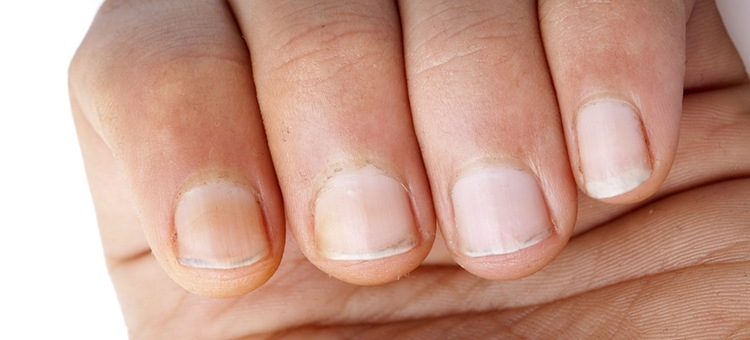
#> input picture 6/data/images/09aefeec-e05f-11e8-87a6-0242ac1c0002.jpg, 750 x 340 px
$ jupyter execute sixth.ipynb   (text cells are left out)
#> lines starting #> are read from the running program, lines starting #| are printed output that depends on the picture; after the words box and inside, x2 and y2 are one past the last pixel; in counts of white or black regions, pixels touching at a corner belong together; pictures that were not available may be replaced by others from this repository, and a replacement may not be noted
#> further down, im is the input picture: shape (340, 750, 3); mean B, G, R 140.8, 157, 200.3
[cell 1]
import numpy as np
import cv2
import os

[cell 2]
fold_images = "data/images"
fold_masks  = "data/labels"

[cell 3]
def apply_mask(source, mask):
    green = np.zeros_like(mask)
    green[:,:] = [0,255,0]
    new_m = cv2.bitwise_and(green, cv2.bitwise_not(mask)) # make green background. opencv do not support alpha channel :(
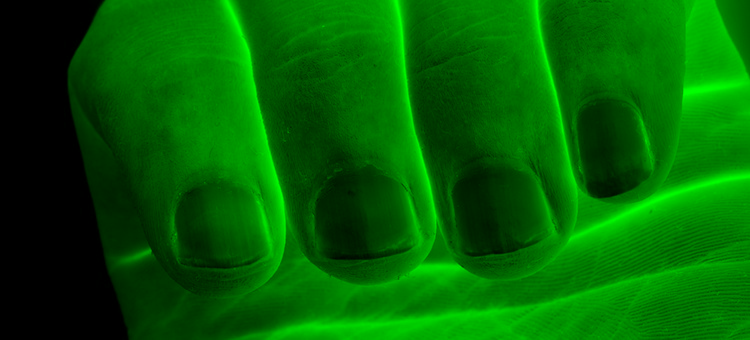
#> new_m: shape (340, 750, 3); mean B, G, R 0, 98, 0
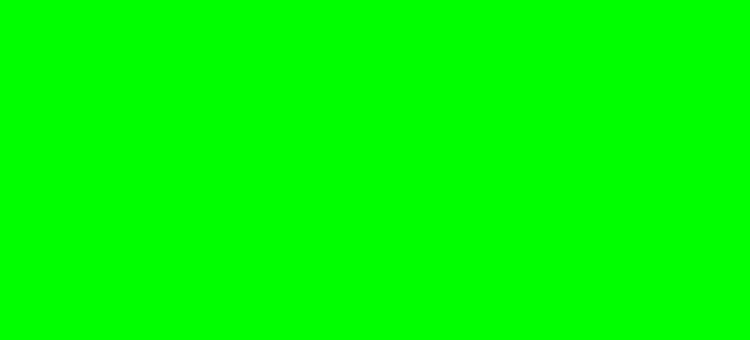
#> green: shape (340, 750, 3); mean B, G, R 0, 255, 0
    masked = cv2.bitwise_and(source, mask) # apply_mask
    return cv2.bitwise_or(new_m, masked)
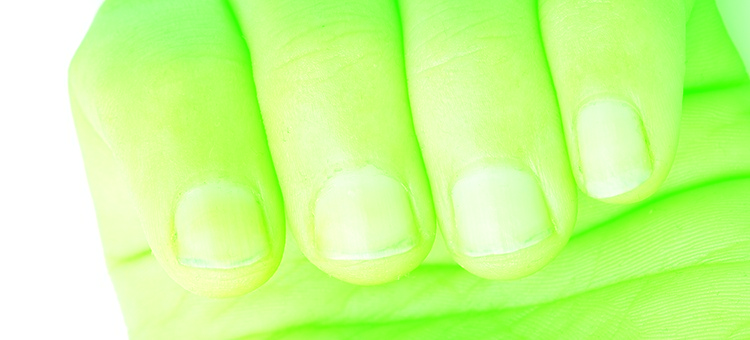
#> returned value: shape (340, 750, 3); mean of channels 0, 1, 2 140.8, 255, 200.3; drawn as B, G, R

def draw_contours(source, mask):
    image_gray = cv2.cvtColor(mask, cv2.COLOR_RGB2GRAY)
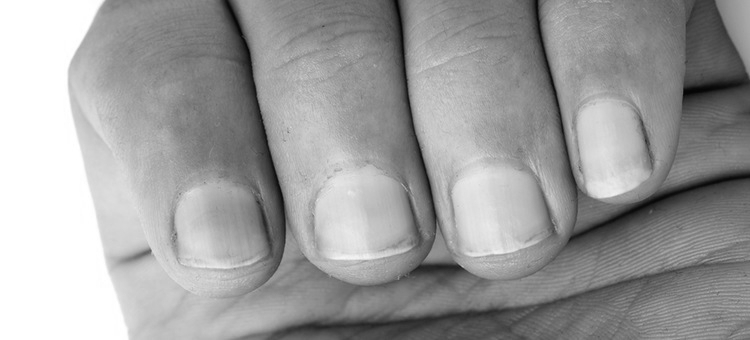
#> image_gray: shape (340, 750); min 5, max 255, mean 157.1
    _, thresh = cv2.threshold(image_gray, 200, 255, cv2.THRESH_BINARY)
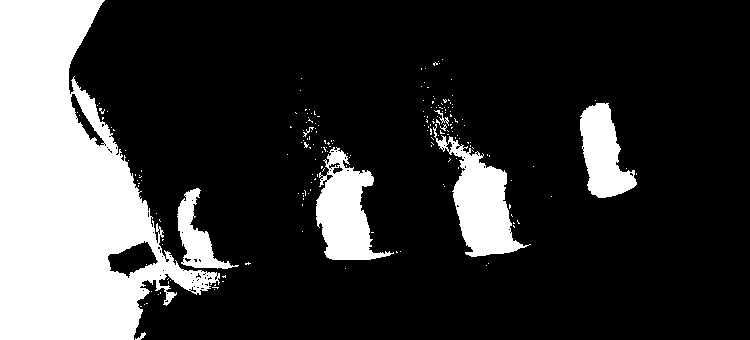
#> thresh: shape (340, 750); 22% white; 197 white regions (189 under 20 px)
    contours, hierarchy = cv2.findContours(thresh, cv2.RETR_TREE, cv2.CHAIN_APPROX_SIMPLE)
#> contours = 286 contours, 273 with area under 20; largest, box (x1, y1, x2, y2) and area: (0, 0, 220, 340) 41778, (433, 124, 531, 257) 4757, (316, 147, 394, 260) 4388, (580, 103, 637, 198) 3122, (177, 188, 239, 269) 1650
    return cv2.drawContours(source, contours, -1, (0, 255, 0), 1)
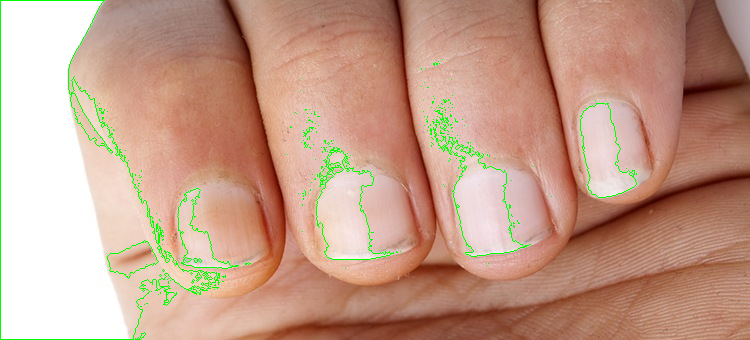
#> returned value: shape (340, 750, 3); mean B, G, R 137.5, 157.7, 196.4

os.listdir(fold_images)
list_res = []
for name in os.listdir(fold_images):
    path_im = os.path.join(fold_images, name)
    path_mask = os.path.join(fold_masks, name)
    im = cv2.imread(path_im)
    mask = cv2.imread(path_mask)
    masked = apply_mask(im, mask)
    contoured = draw_contours(im, mask)
    list_res.append((contoured, masked))
#> pass 2 of the loop `for name in os.listdir(fold_images):`:
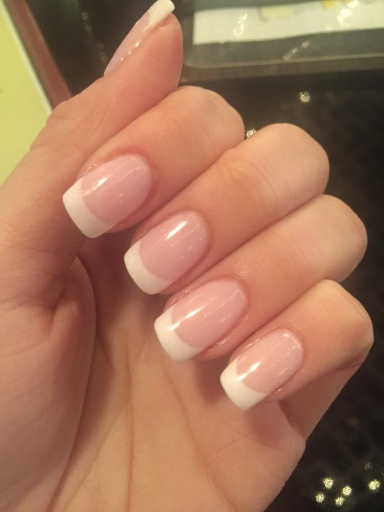
#> input picture 6/data/images/1eecab90-1a92-43a7-b952-0204384e1fae.jpg, 384 x 512 px
#> im is the input picture: shape (512, 384, 3); mean B, G, R 88.5, 115.7, 162.9
#> new_m: shape (512, 384, 3)
#> green: shape (512, 384, 3)
#> in draw_contours (call 2), `image_gray = cv2.cvtColor(mask, cv2.COLOR_RGB2GRAY)`:
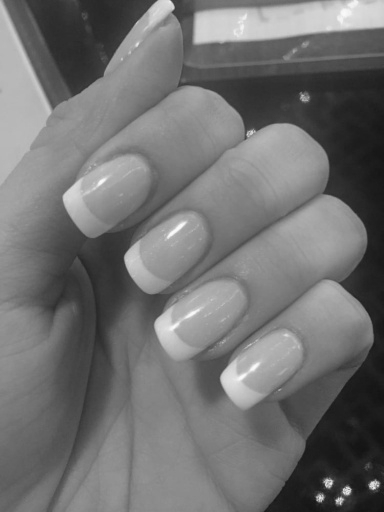
#> image_gray: shape (512, 384); min 18, max 251, mean 112.9
#> in draw_contours (call 2), `_, thresh = cv2.threshold(image_gray, 200, 255, cv2.THRESH_BINARY)`:
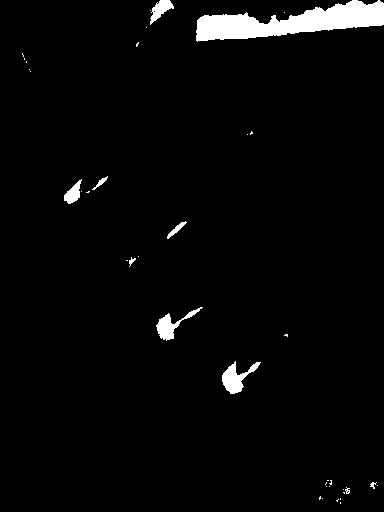
#> thresh: shape (512, 384); 3% white; 39 white regions (29 under 20 px)
#> contours = 44 contours, 37 with area under 20; largest, box (x1, y1, x2, y2) and area: (196, 0, 384, 42) 3882, (222, 361, 261, 394) 475, (156, 307, 203, 341) 387, (150, 0, 174, 25) 244, (64, 179, 82, 204) 201, (167, 221, 187, 239) 78, (92, 176, 108, 190) 42
#> pass 3 of the loop `for name in os.listdir(fold_images):`:
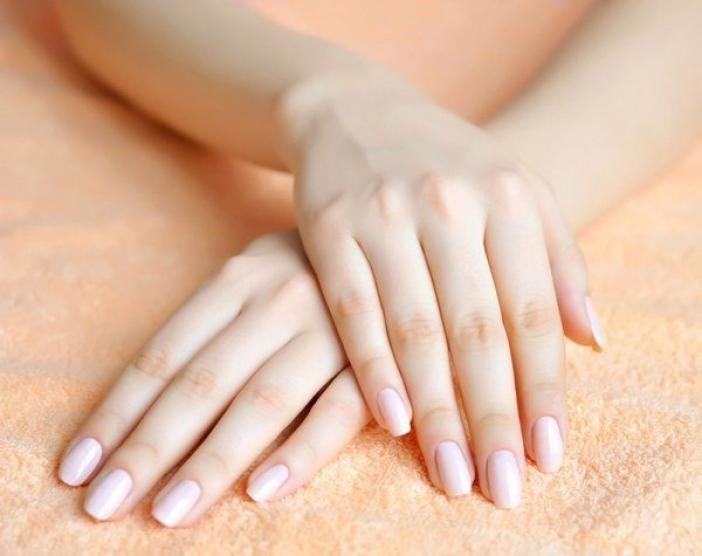
#> input picture 6/data/images/2C29D473-CCB4-458C-926B-99D0042161E6.jpg, 702 x 556 px
#> im is the input picture: shape (556, 702, 3); mean B, G, R 162.9, 187.4, 223.3
#> new_m: shape (556, 702, 3)
#> green: shape (556, 702, 3)
#> image_gray: shape (556, 702)
#> in draw_contours (call 3), `_, thresh = cv2.threshold(image_gray, 200, 255, cv2.THRESH_BINARY)`:
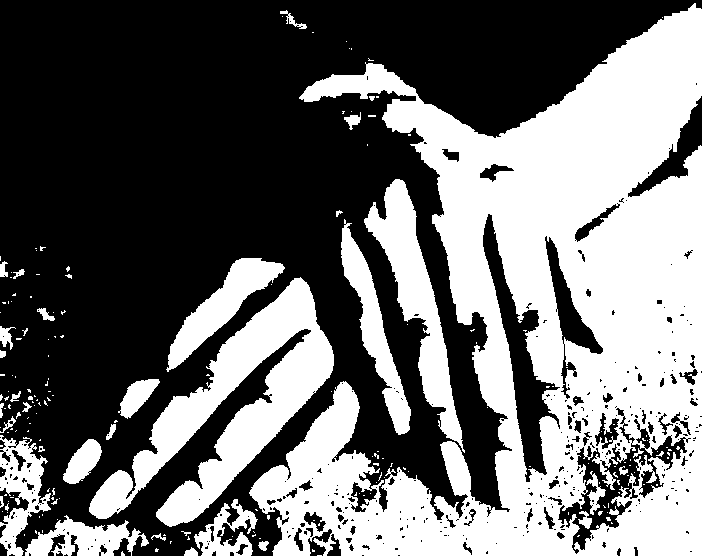
#> thresh: shape (556, 702); 42.4% white; 198 white regions (163 under 20 px)
#> contours = 620 contours, 502 with area under 20; largest, box (x1, y1, x2, y2) and area: (249, 3, 702, 556) 133760, (89, 277, 334, 527) 18794, (364, 179, 465, 453) 7306, (482, 213, 561, 483) 5632, (557, 435, 688, 555) 5240
#> in draw_contours (call 3), `return cv2.drawContours(source, contours, -1, (0, 255, 0), 1)`:
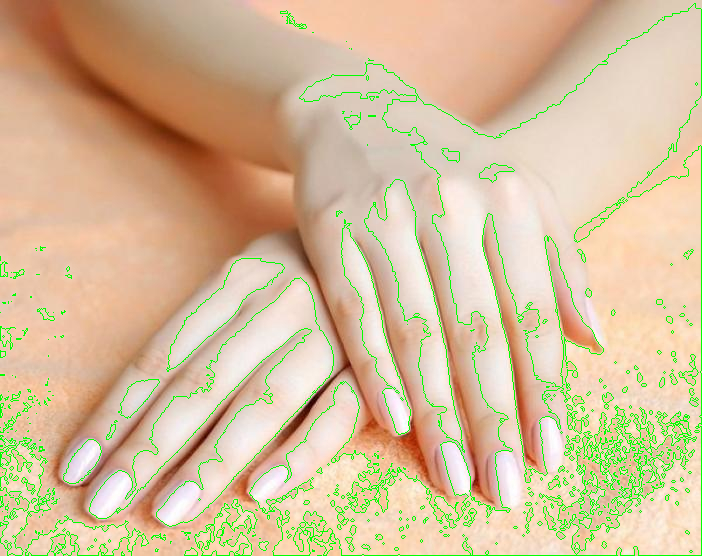
#> returned value: shape (556, 702, 3); mean B, G, R 154.8, 189.5, 212.8
#> the loop made 4 passes; the first 3 are shown
print(len(list_res))

[cell 4]
ind_im = 0
#> ind_im = 0
while True:
    conc = np.concatenate(list_res[ind_im], axis=1)
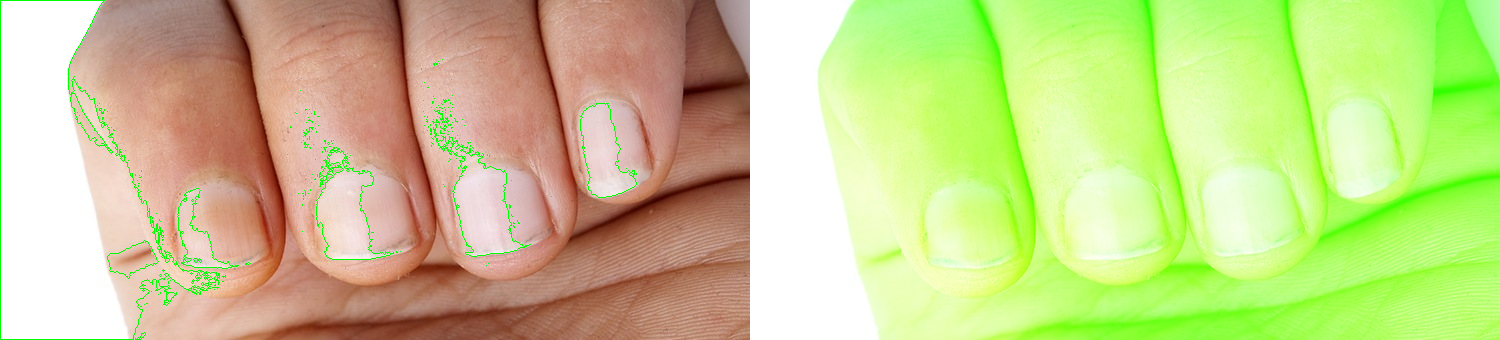
#> conc: shape (340, 1500, 3); mean of channels 0, 1, 2 139.1, 206.3, 198.3; drawn as B, G, R
    cv2.imshow("Nails. Use arrows to change image. Esc to exit", conc)
    key = cv2.waitKeyEx(0)
#> (key Esc is pressed here)
    if key == 2424832 or key == ord(' ') or key == ord('a') or key == ord('A'):
        ind_im = (ind_im - 1) % len(list_res)
    if key == 2555904 or key == ord('d') or key == ord('D'):
        ind_im = (ind_im + 1) % len(list_res)
    if key == 27:
        break
cv2.destroyAllWindows()

[cell 5]
import time
path_video = "data/Rick Astley - Never Gonna Give You Up (Official Music Video).mp4"
cap = cv2.VideoCapture(path_video)
FPS = 25
delay = 1000/FPS
while True:
    time_st = time.time()
    ret, frame = cap.read()
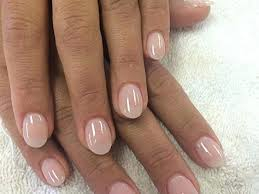
#> input picture 6/data/images/34404E67-4BB8-432E-863E-C1BEF5EB37E0.jpg, 259 x 194 px, given in place of  Astley - Never Gonna Give You Up (Official Music Video).mp4, which was not available
#> frame is the input picture: shape (194, 259, 3); mean B, G, R 130, 145.6, 173
    if not ret:
        cap = cv2.VideoCapture(path_video)
        continue
    frame = cv2.cvtColor(frame,cv2.COLOR_BGR2GRAY)
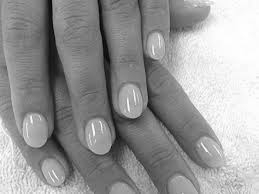
#> frame: shape (194, 259); min 5, max 255, mean 152.1
    cv2.imshow(path_video[:-4].split('/')[-1], frame)
    time_end = time.time()
    timePerFrame = (time_end - time_st) * 1000 + 6
    key = cv2.waitKey(int(delay - timePerFrame)) & 0xff
#> (key Esc is pressed here)
    if key == 27:
        break

cv2.destroyAllWindows()
